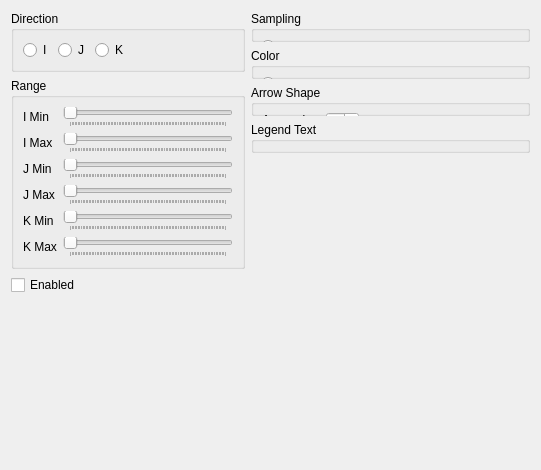
<?xml version="1.0" encoding="UTF-8"?>
<ui version="4.0">
 <class>Post3dWindowNodeGroupArrowFaceSettingWidget</class>
 <widget class="QWidget" name="Post3dWindowNodeGroupArrowFaceSettingWidget">
  <property name="geometry">
   <rect>
    <x>0</x>
    <y>0</y>
    <width>541</width>
    <height>470</height>
   </rect>
  </property>
  <property name="windowTitle">
   <string>Form</string>
  </property>
  <layout class="QHBoxLayout" name="horizontalLayout_2">
   <item>
    <layout class="QVBoxLayout" name="verticalLayout_3">
     <item>
      <widget class="QGroupBox" name="directionGroupBox">
       <property name="title">
        <string>Direction</string>
       </property>
       <layout class="QHBoxLayout" name="horizontalLayout">
        <item>
         <widget class="QRadioButton" name="iRadioButton">
          <property name="text">
           <string>I</string>
          </property>
         </widget>
        </item>
        <item>
         <widget class="QRadioButton" name="jRadioButton">
          <property name="text">
           <string>J</string>
          </property>
         </widget>
        </item>
        <item>
         <widget class="QRadioButton" name="kRadioButton">
          <property name="text">
           <string>K</string>
          </property>
         </widget>
        </item>
        <item>
         <spacer name="horizontalSpacer">
          <property name="orientation">
           <enum>Qt::Horizontal</enum>
          </property>
          <property name="sizeHint" stdset="0">
           <size>
            <width>202</width>
            <height>20</height>
           </size>
          </property>
         </spacer>
        </item>
       </layout>
      </widget>
     </item>
     <item>
      <widget class="QGroupBox" name="rangeGroupBox">
       <property name="title">
        <string>Range</string>
       </property>
       <layout class="QGridLayout" name="gridLayout">
        <item row="0" column="0">
         <widget class="QLabel" name="label">
          <property name="text">
           <string>I Min</string>
          </property>
         </widget>
        </item>
        <item row="0" column="1">
         <widget class="SliderWithValue" name="iMinSlider">
          <property name="sliderPosition">
           <number>0</number>
          </property>
          <property name="orientation">
           <enum>Qt::Horizontal</enum>
          </property>
          <property name="invertedAppearance">
           <bool>false</bool>
          </property>
          <property name="tickPosition">
           <enum>QSlider::TicksBelow</enum>
          </property>
          <property name="tickInterval">
           <number>1</number>
          </property>
         </widget>
        </item>
        <item row="1" column="0">
         <widget class="QLabel" name="label_2">
          <property name="text">
           <string>I Max</string>
          </property>
         </widget>
        </item>
        <item row="1" column="1">
         <widget class="SliderWithValue" name="iMaxSlider">
          <property name="orientation">
           <enum>Qt::Horizontal</enum>
          </property>
          <property name="tickPosition">
           <enum>QSlider::TicksBelow</enum>
          </property>
          <property name="tickInterval">
           <number>1</number>
          </property>
         </widget>
        </item>
        <item row="2" column="0">
         <widget class="QLabel" name="label_3">
          <property name="text">
           <string>J Min</string>
          </property>
         </widget>
        </item>
        <item row="2" column="1">
         <widget class="SliderWithValue" name="jMinSlider">
          <property name="orientation">
           <enum>Qt::Horizontal</enum>
          </property>
          <property name="tickPosition">
           <enum>QSlider::TicksBelow</enum>
          </property>
          <property name="tickInterval">
           <number>1</number>
          </property>
         </widget>
        </item>
        <item row="3" column="0">
         <widget class="QLabel" name="label_4">
          <property name="text">
           <string>J Max</string>
          </property>
         </widget>
        </item>
        <item row="3" column="1">
         <widget class="SliderWithValue" name="jMaxSlider">
          <property name="orientation">
           <enum>Qt::Horizontal</enum>
          </property>
          <property name="tickPosition">
           <enum>QSlider::TicksBelow</enum>
          </property>
          <property name="tickInterval">
           <number>1</number>
          </property>
         </widget>
        </item>
        <item row="4" column="0">
         <widget class="QLabel" name="label_5">
          <property name="text">
           <string>K Min</string>
          </property>
         </widget>
        </item>
        <item row="4" column="1">
         <widget class="SliderWithValue" name="kMinSlider">
          <property name="orientation">
           <enum>Qt::Horizontal</enum>
          </property>
          <property name="tickPosition">
           <enum>QSlider::TicksBelow</enum>
          </property>
          <property name="tickInterval">
           <number>1</number>
          </property>
         </widget>
        </item>
        <item row="5" column="0">
         <widget class="QLabel" name="label_6">
          <property name="text">
           <string>K Max</string>
          </property>
         </widget>
        </item>
        <item row="5" column="1">
         <widget class="SliderWithValue" name="kMaxSlider">
          <property name="orientation">
           <enum>Qt::Horizontal</enum>
          </property>
          <property name="tickPosition">
           <enum>QSlider::TicksBelow</enum>
          </property>
          <property name="tickInterval">
           <number>1</number>
          </property>
         </widget>
        </item>
       </layout>
      </widget>
     </item>
     <item>
      <widget class="QCheckBox" name="enabledCheckBox">
       <property name="text">
        <string>Enabled</string>
       </property>
      </widget>
     </item>
     <item>
      <spacer name="verticalSpacer">
       <property name="orientation">
        <enum>Qt::Vertical</enum>
       </property>
       <property name="sizeHint" stdset="0">
        <size>
         <width>20</width>
         <height>9</height>
        </size>
       </property>
      </spacer>
     </item>
    </layout>
   </item>
   <item>
    <layout class="QVBoxLayout" name="verticalLayout">
     <item>
      <widget class="QGroupBox" name="samplingGroupBox">
       <property name="title">
        <string>Sampling</string>
       </property>
       <widget class="QRadioButton" name="samplingAllRadioButton">
        <property name="geometry">
         <rect>
          <x>10</x>
          <y>26</y>
          <width>80</width>
          <height>20</height>
         </rect>
        </property>
        <property name="text">
         <string>All vertices</string>
        </property>
        <property name="checked">
         <bool>true</bool>
        </property>
       </widget>
       <widget class="QRadioButton" name="samplingSkipRadioButton">
        <property name="geometry">
         <rect>
          <x>10</x>
          <y>52</y>
          <width>98</width>
          <height>20</height>
         </rect>
        </property>
        <property name="text">
         <string>Sampling rate:</string>
        </property>
       </widget>
       <widget class="QSpinBox" name="kSamplingRateSpinBox">
        <property name="enabled">
         <bool>false</bool>
        </property>
        <property name="geometry">
         <rect>
          <x>103</x>
          <y>136</y>
          <width>33</width>
          <height>22</height>
         </rect>
        </property>
        <property name="alignment">
         <set>Qt::AlignRight|Qt::AlignTrailing|Qt::AlignVCenter</set>
        </property>
        <property name="minimum">
         <number>1</number>
        </property>
        <property name="maximum">
         <number>99</number>
        </property>
       </widget>
       <widget class="QSpinBox" name="jSamplingRateSpinBox">
        <property name="enabled">
         <bool>false</bool>
        </property>
        <property name="geometry">
         <rect>
          <x>103</x>
          <y>108</y>
          <width>33</width>
          <height>22</height>
         </rect>
        </property>
        <property name="alignment">
         <set>Qt::AlignRight|Qt::AlignTrailing|Qt::AlignVCenter</set>
        </property>
        <property name="minimum">
         <number>1</number>
        </property>
        <property name="maximum">
         <number>99</number>
        </property>
       </widget>
       <widget class="QLabel" name="kSamplingRateLabel">
        <property name="geometry">
         <rect>
          <x>38</x>
          <y>136</y>
          <width>59</width>
          <height>16</height>
         </rect>
        </property>
        <property name="text">
         <string>K-direction</string>
        </property>
       </widget>
       <widget class="QLabel" name="iSamplingRateLabel">
        <property name="geometry">
         <rect>
          <x>38</x>
          <y>80</y>
          <width>55</width>
          <height>16</height>
         </rect>
        </property>
        <property name="text">
         <string>I-direction</string>
        </property>
       </widget>
       <widget class="QSpinBox" name="iSamplingRateSpinBox">
        <property name="enabled">
         <bool>false</bool>
        </property>
        <property name="geometry">
         <rect>
          <x>103</x>
          <y>80</y>
          <width>33</width>
          <height>22</height>
         </rect>
        </property>
        <property name="alignment">
         <set>Qt::AlignRight|Qt::AlignTrailing|Qt::AlignVCenter</set>
        </property>
        <property name="minimum">
         <number>1</number>
        </property>
        <property name="maximum">
         <number>99</number>
        </property>
       </widget>
       <widget class="QLabel" name="jSamplingRateLabel">
        <property name="geometry">
         <rect>
          <x>38</x>
          <y>108</y>
          <width>56</width>
          <height>16</height>
         </rect>
        </property>
        <property name="text">
         <string>J-direction</string>
        </property>
       </widget>
      </widget>
     </item>
     <item>
      <widget class="QGroupBox" name="colorGroupBox">
       <property name="title">
        <string>Color</string>
       </property>
       <widget class="QRadioButton" name="specificRadioButton">
        <property name="geometry">
         <rect>
          <x>10</x>
          <y>26</y>
          <width>93</width>
          <height>20</height>
         </rect>
        </property>
        <property name="text">
         <string>Custom color</string>
        </property>
        <property name="checked">
         <bool>true</bool>
        </property>
       </widget>
       <widget class="QComboBox" name="scalarComboBox">
        <property name="enabled">
         <bool>false</bool>
        </property>
        <property name="geometry">
         <rect>
          <x>116</x>
          <y>52</y>
          <width>120</width>
          <height>22</height>
         </rect>
        </property>
        <property name="minimumSize">
         <size>
          <width>120</width>
          <height>20</height>
         </size>
        </property>
       </widget>
       <widget class="QRadioButton" name="scalarRadioButton">
        <property name="geometry">
         <rect>
          <x>10</x>
          <y>53</y>
          <width>100</width>
          <height>20</height>
         </rect>
        </property>
        <property name="text">
         <string>By scalar value</string>
        </property>
       </widget>
       <widget class="QWidget" name="">
        <layout class="QHBoxLayout" name="horizontalLayout_3">
         <item>
          <widget class="ColorEditWidget" name="colorEditWidget"/>
         </item>
         <item>
          <spacer name="horizontalSpacer_2">
           <property name="orientation">
            <enum>Qt::Horizontal</enum>
           </property>
           <property name="sizeHint" stdset="0">
            <size>
             <width>40</width>
             <height>10</height>
            </size>
           </property>
          </spacer>
         </item>
        </layout>
       </widget>
      </widget>
     </item>
     <item>
      <widget class="QGroupBox" name="arrowShapeGroupBox">
       <property name="title">
        <string>Arrow Shape</string>
       </property>
       <widget class="QLabel" name="arrowSizeLabel">
        <property name="geometry">
         <rect>
          <x>11</x>
          <y>27</y>
          <width>57</width>
          <height>16</height>
         </rect>
        </property>
        <property name="text">
         <string>Arrow size:</string>
        </property>
       </widget>
       <widget class="QSpinBox" name="arrowSizeSpinBox">
        <property name="geometry">
         <rect>
          <x>75</x>
          <y>27</y>
          <width>33</width>
          <height>22</height>
         </rect>
        </property>
        <property name="minimum">
         <number>3</number>
        </property>
        <property name="maximum">
         <number>20</number>
        </property>
       </widget>
       <widget class="QLabel" name="lineWidthLabel">
        <property name="geometry">
         <rect>
          <x>11</x>
          <y>55</y>
          <width>58</width>
          <height>16</height>
         </rect>
        </property>
        <property name="text">
         <string>Line width:</string>
        </property>
       </widget>
       <widget class="QSpinBox" name="lineWidthSpinBox">
        <property name="geometry">
         <rect>
          <x>75</x>
          <y>55</y>
          <width>33</width>
          <height>22</height>
         </rect>
        </property>
        <property name="minimum">
         <number>1</number>
        </property>
        <property name="maximum">
         <number>11</number>
        </property>
       </widget>
      </widget>
     </item>
     <item>
      <widget class="QGroupBox" name="legendTextGroupBox">
       <property name="title">
        <string>Legend Text</string>
       </property>
       <widget class="vtkTextPropertySettingWidget" name="legendTextWidget" native="true">
        <property name="geometry">
         <rect>
          <x>0</x>
          <y>0</y>
          <width>271</width>
          <height>41</height>
         </rect>
        </property>
       </widget>
      </widget>
     </item>
     <item>
      <spacer name="verticalSpacer_2">
       <property name="orientation">
        <enum>Qt::Vertical</enum>
       </property>
       <property name="sizeHint" stdset="0">
        <size>
         <width>279</width>
         <height>13</height>
        </size>
       </property>
      </spacer>
     </item>
    </layout>
   </item>
  </layout>
 </widget>
 <customwidgets>
  <customwidget>
   <class>ColorEditWidget</class>
   <extends>QLabel</extends>
   <header>guibase/widget/coloreditwidget.h</header>
   <container>1</container>
  </customwidget>
  <customwidget>
   <class>vtkTextPropertySettingWidget</class>
   <extends>QWidget</extends>
   <header>guibase/vtktextpropertysettingwidget.h</header>
   <container>1</container>
  </customwidget>
  <customwidget>
   <class>SliderWithValue</class>
   <extends>QSlider</extends>
   <header>guibase/widget/sliderwithvalue.h</header>
  </customwidget>
 </customwidgets>
 <resources/>
 <connections>
  <connection>
   <sender>samplingSkipRadioButton</sender>
   <signal>toggled(bool)</signal>
   <receiver>iSamplingRateSpinBox</receiver>
   <slot>setEnabled(bool)</slot>
   <hints>
    <hint type="sourcelabel">
     <x>410</x>
     <y>65</y>
    </hint>
    <hint type="destinationlabel">
     <x>437</x>
     <y>97</y>
    </hint>
   </hints>
  </connection>
  <connection>
   <sender>samplingSkipRadioButton</sender>
   <signal>toggled(bool)</signal>
   <receiver>jSamplingRateSpinBox</receiver>
   <slot>setEnabled(bool)</slot>
   <hints>
    <hint type="sourcelabel">
     <x>573</x>
     <y>69</y>
    </hint>
    <hint type="destinationlabel">
     <x>437</x>
     <y>121</y>
    </hint>
   </hints>
  </connection>
  <connection>
   <sender>samplingSkipRadioButton</sender>
   <signal>toggled(bool)</signal>
   <receiver>kSamplingRateSpinBox</receiver>
   <slot>setEnabled(bool)</slot>
   <hints>
    <hint type="sourcelabel">
     <x>573</x>
     <y>69</y>
    </hint>
    <hint type="destinationlabel">
     <x>437</x>
     <y>149</y>
    </hint>
   </hints>
  </connection>
  <connection>
   <sender>enabledCheckBox</sender>
   <signal>toggled(bool)</signal>
   <receiver>directionGroupBox</receiver>
   <slot>setEnabled(bool)</slot>
   <hints>
    <hint type="sourcelabel">
     <x>55</x>
     <y>305</y>
    </hint>
    <hint type="destinationlabel">
     <x>38</x>
     <y>53</y>
    </hint>
   </hints>
  </connection>
  <connection>
   <sender>enabledCheckBox</sender>
   <signal>toggled(bool)</signal>
   <receiver>rangeGroupBox</receiver>
   <slot>setEnabled(bool)</slot>
   <hints>
    <hint type="sourcelabel">
     <x>115</x>
     <y>303</y>
    </hint>
    <hint type="destinationlabel">
     <x>101</x>
     <y>287</y>
    </hint>
   </hints>
  </connection>
  <connection>
   <sender>enabledCheckBox</sender>
   <signal>toggled(bool)</signal>
   <receiver>samplingGroupBox</receiver>
   <slot>setEnabled(bool)</slot>
   <hints>
    <hint type="sourcelabel">
     <x>178</x>
     <y>306</y>
    </hint>
    <hint type="destinationlabel">
     <x>311</x>
     <y>122</y>
    </hint>
   </hints>
  </connection>
  <connection>
   <sender>enabledCheckBox</sender>
   <signal>toggled(bool)</signal>
   <receiver>colorGroupBox</receiver>
   <slot>setEnabled(bool)</slot>
   <hints>
    <hint type="sourcelabel">
     <x>266</x>
     <y>306</y>
    </hint>
    <hint type="destinationlabel">
     <x>304</x>
     <y>208</y>
    </hint>
   </hints>
  </connection>
  <connection>
   <sender>enabledCheckBox</sender>
   <signal>toggled(bool)</signal>
   <receiver>arrowShapeGroupBox</receiver>
   <slot>setEnabled(bool)</slot>
   <hints>
    <hint type="sourcelabel">
     <x>227</x>
     <y>304</y>
    </hint>
    <hint type="destinationlabel">
     <x>310</x>
     <y>285</y>
    </hint>
   </hints>
  </connection>
  <connection>
   <sender>scalarRadioButton</sender>
   <signal>toggled(bool)</signal>
   <receiver>scalarComboBox</receiver>
   <slot>setEnabled(bool)</slot>
   <hints>
    <hint type="sourcelabel">
     <x>389</x>
     <y>222</y>
    </hint>
    <hint type="destinationlabel">
     <x>442</x>
     <y>221</y>
    </hint>
   </hints>
  </connection>
  <connection>
   <sender>specificRadioButton</sender>
   <signal>toggled(bool)</signal>
   <receiver>colorEditWidget</receiver>
   <slot>setEnabled(bool)</slot>
   <hints>
    <hint type="sourcelabel">
     <x>394</x>
     <y>194</y>
    </hint>
    <hint type="destinationlabel">
     <x>424</x>
     <y>199</y>
    </hint>
   </hints>
  </connection>
 </connections>
</ui>
